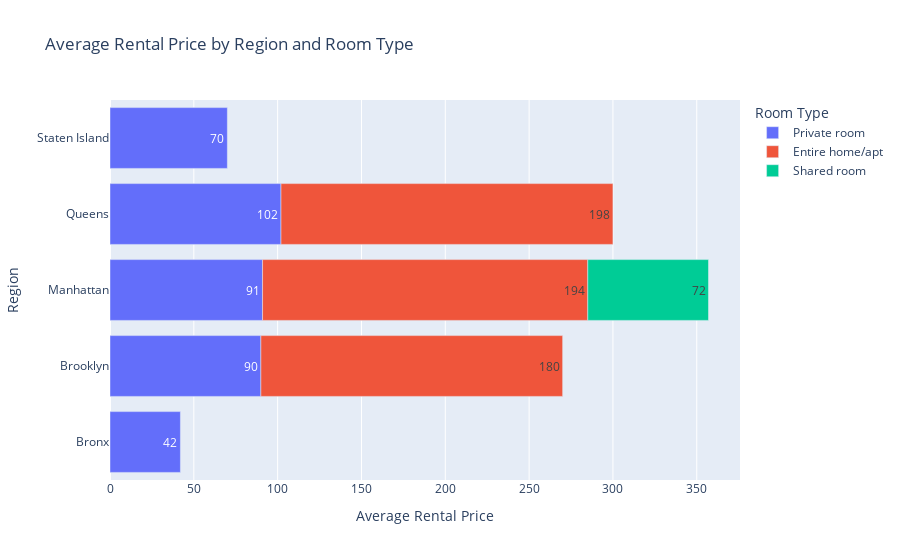

The code cell stored with this chart in its notebook:
### Markdown cell above
#### Visualization 3: Average Rental Price by Region and Room Type using Plotly Bar Chart

### Code cell
Avg_value_region_type = Airbnb[['neighbourhood_group', 'room_type', 'price']].groupby(['neighbourhood_group', 'room_type']).mean().reset_index()
Avg_value_region_type['price'] = Avg_value_region_type['price'].astype(int)
Avg_value_region_type.columns = ['Region', 'Type', 'avg_price']

fig = px.bar(Avg_value_region_type, x='avg_price', y='Region', color='Type', orientation='h',
             labels={'avg_price': 'Average Rental Price', 'Region': 'Region', 'Type': 'Room Type'},
             title='Average Rental Price by Region and Room Type ')

fig.update_traces(texttemplate='%{x:.0f}', textposition='inside')
fig.show()

### Figure 1 — Plotly figure (JSON) as saved in the notebook; plotly's stock layout.template omitted (floating-point values rounded to 4 significant figures)
{"data": [{"alignmentgroup": "True", "hovertemplate": "Room Type=Private room<br>Average Rental Price=%{x}<br>Region=%{y}<extra></extra>", "legendgroup": "Private room", "marker": {"color": "#636efa", "pattern": {"shape": ""}}, "name": "Private room", "offsetgroup": "Private room", "orientation": "h", "showlegend": true, "textposition": "inside", "texttemplate": "%{x:.0f}", "type": "bar", "x": [42, 90, 91, 102, 70], "xaxis": "x", "y": ["Bronx", "Brooklyn", "Manhattan", "Queens", "Staten Island"], "yaxis": "y"}, {"alignmentgroup": "True", "hovertemplate": "Room Type=Entire home/apt<br>Average Rental Price=%{x}<br>Region=%{y}<extra></extra>", "legendgroup": "Entire home/apt", "marker": {"color": "#EF553B", "pattern": {"shape": ""}}, "name": "Entire home/apt", "offsetgroup": "Entire home/apt", "orientation": "h", "showlegend": true, "textposition": "inside", "texttemplate": "%{x:.0f}", "type": "bar", "x": [180, 194, 198], "xaxis": "x", "y": ["Brooklyn", "Manhattan", "Queens"], "yaxis": "y"}, {"alignmentgroup": "True", "hovertemplate": "Room Type=Shared room<br>Average Rental Price=%{x}<br>Region=%{y}<extra></extra>", "legendgroup": "Shared room", "marker": {"color": "#00cc96", "pattern": {"shape": ""}}, "name": "Shared room", "offsetgroup": "Shared room", "orientation": "h", "showlegend": true, "textposition": "inside", "texttemplate": "%{x:.0f}", "type": "bar", "x": [72], "xaxis": "x", "y": ["Manhattan"], "yaxis": "y"}], "layout": {"barmode": "relative", "legend": {"title": {"text": "Room Type"}, "tracegroupgap": 0}, "title": {"text": "Average Rental Price by Region and Room Type "}, "xaxis": {"anchor": "y", "domain": [0, 1], "title": {"text": "Average Rental Price"}}, "yaxis": {"anchor": "x", "domain": [0, 1], "title": {"text": "Region"}}}}
